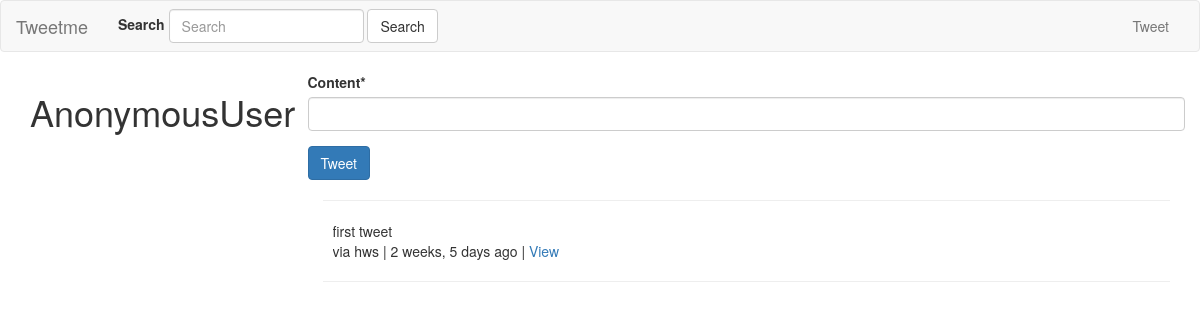
/, run on an earlier commit of the app's database.
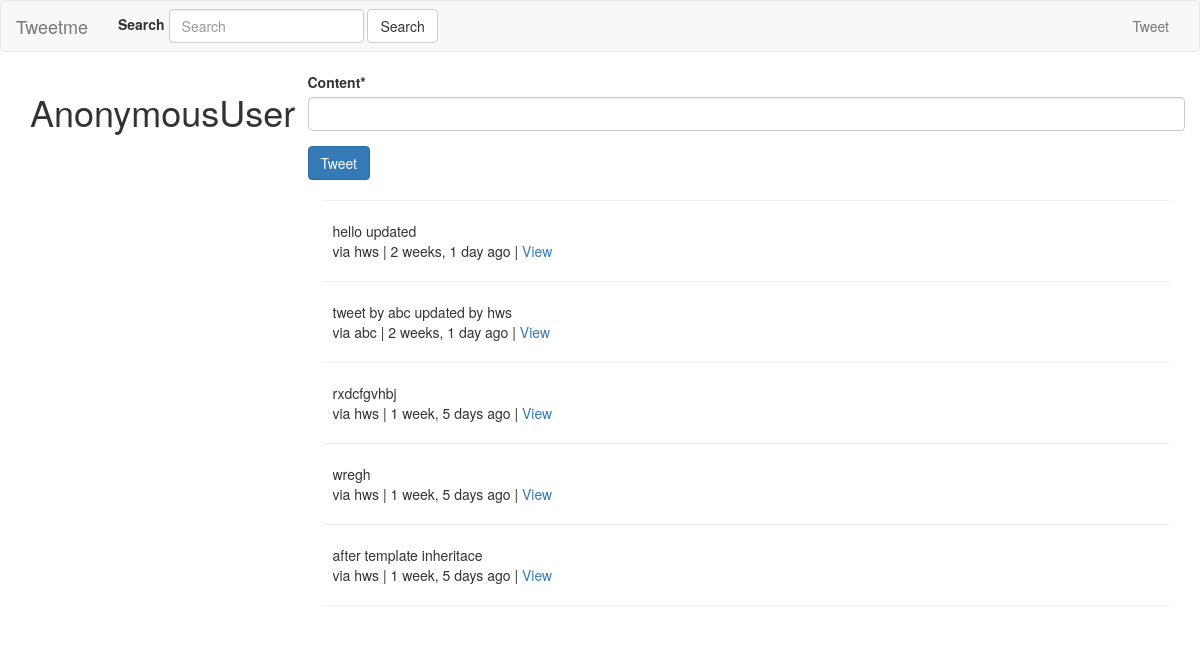
And on a later commit of the database.
### tweets/models.py (models this page shows, shortened)
class Tweet(models.Model):
    user= models.ForeignKey(settings.AUTH_USER_MODEL,on_delete=models.PROTECT)
    content=models.CharField(max_length= 140, validators=[validate_content])
    updated=models.DateTimeField(auto_now=True)
    timestamp=models.DateTimeField(auto_now=True)
    def get_absolute_url(self):
        return reverse_lazy("tweet:detail", kwargs={"pk":self.pk})

### tweets/views.py (the view)
# urls.py: url(r'^$', TweetListView.as_view(), name='home'),
class TweetListView(ListView):
    def get_queryset(self, *args, **kwargs):
        qs=Tweet.objects.all()
        print(self.request.GET)
        query=self.request.GET.get("q", None)
        if query is not None:
            qs = qs.filter(
                Q(content__icontains=query)|
                Q(user__username__icontains=query)
                )
        return qs
    def get_context_data(self, *args, **kwargs):
        context=super(TweetListView, self).get_context_data(*args, **kwargs)
        context['create_form'] = TweetModelForm()
        context['create_url'] = reverse_lazy("tweet:create")
        return context

### tweets/forms.py
class TweetModelForm(forms.ModelForm):
    class Meta:
        model=Tweet
        fields=[
            "content"
        ]

### tweets/templates/tweets/tweet_list.html (shortened to what this page needs)
{% extends "base.html" %}
{% block content %}
<div class="row">
        <div class="col-sm-3 col-xs-12">
                <h1>{{request.user}}</h1>
            </div>
    <div class="col-sm-9">
            {% if not request.GET.q %}
            <div class="row">
                {% include "tweets/form.html" with form=create_form action_url=create_url btn_title='Tweet' %}
            </div>
            <hr/>
            {% endif %}
            {% for object in object_list %}
            <div class="media">
                <div class="media-left">
                </div>
                <div class="media-body">
                {{object.content}}<br/>
                via {{object.user}} | {{object.timestamp|timesince}} ago | <a href="{{ object.get_absolute_url }}">View</a>
                </div>
            </div>
            <hr/>
            {% empty %}
                {% if request.GET.q %}
                    <p>No tweets found</p>
                {% else %}
                    <p>No tweets yet</p>
                {% endif %}
            {% endfor %}
    </div>
</div>
{% endblock content %}

### templates/base.html (shortened to what this page needs)
{% load static %}
<!DOCTYPE html>
<html lang="en">
  <head>
    <link href="{% static 'css/bootstrap.min.css' %}" rel="stylesheet">
  </head>
  <body>
    {% include "navbar.html" %}
    <div class="container">
        {% block content %}
        {% endblock content %}
    </div>
  </body>
</html>

### templates/navbar.html (shortened to what this page needs)
<nav class="navbar navbar-default">
        <div class="container-fluid">
          <div class="navbar-header">
            <a class="navbar-brand" href="{% url 'home' %}">Tweetme</a>
          </div>
          <div class="collapse navbar-collapse" id="bs-example-navbar-collapse-1">
            {% include "tweets/search_form.html" %}
            <ul class="nav navbar-nav navbar-right">
              <li><a href="#">Tweet</a></li>
            </ul>
          </div>
        </div>
      </nav>

### tweets/templates/tweets/search_form.html
<form class="navbar-form navbar-left" method='GET' action='{% url "tweet:list" %}'>
        <div class="form-group">
                <label for="q">Search</label>
                <input type="text" class="form-control" name='q' placeholder="Search" value='{{ request.GET.q }}'/>
        </div>
    <input  class="btn btn-default" type="submit" value="Search"/>
</form>

### tweets/templates/tweets/form.html (shortened to what this page needs)
{% load crispy_forms_tags %}
<form class="form" method="POST" action="{% if action_url %}{{ action_url }}{% endif %}">
        {{form|crispy }}
        <input class='btn btn-primary' type='submit' value='{{ btn_title }}'/>
</form>

What changed in the data, as far as the page shows it:
removed Tweet: content "first tweet", user "hws", timestamp "2 weeks, 5 days"
added Tweet: content "hello updated", user "hws", timestamp "2 weeks, 1 day"
added Tweet: content "tweet by abc updated by hws", user "abc", timestamp "2 weeks, 1 day"
added Tweet: content "rxdcfgvhbj", user "hws", timestamp "1 week, 5 days"
added Tweet: content "wregh", user "hws", timestamp "1 week, 5 days"
added Tweet: content "after template inheritace", user "hws", timestamp "1 week, 5 days"
